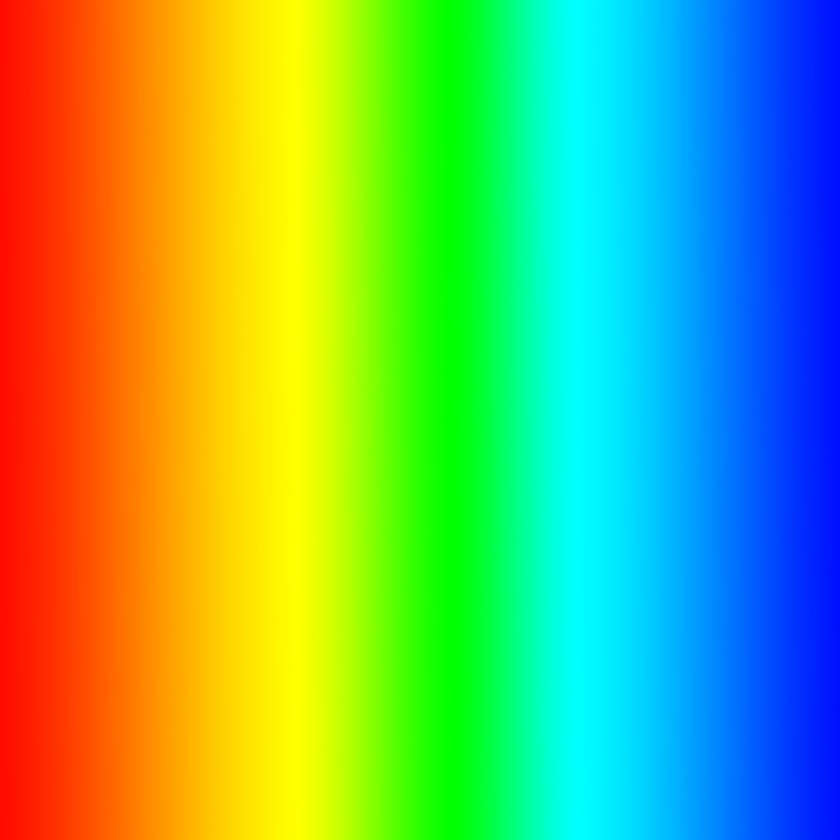
#> input picture assets/rainbow.jpg, 840 x 840 px, shrunk from 1333 x 1333 before the run
$ python thresholding.py
#> lines starting #> are read from the running program, lines starting #| are printed output that depends on the picture; after the words box and inside, x2 and y2 are one past the last pixel; in counts of white or black regions, pixels touching at a corner belong together
import cv2
import matplotlib.pyplot as plt

# read in image in gray scale
img = cv2.imread('../assets/rainbow.jpg', 0)
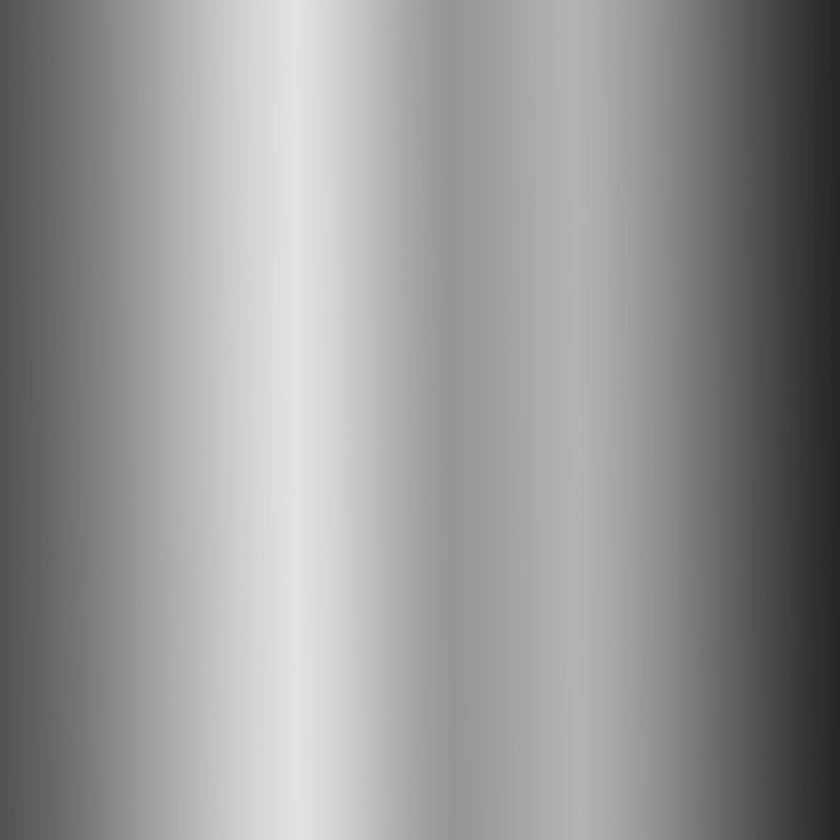
#> img: shape (840, 840); min 37, max 227, mean 149.3

# convert to binary with threshold at middle of color scale
# converts pixels > 127 to white and <=127 to black (use THRESH_BINARY_INV for opposite)
ret, thresh_img = cv2.threshold(img, 127, 255, cv2.THRESH_BINARY)
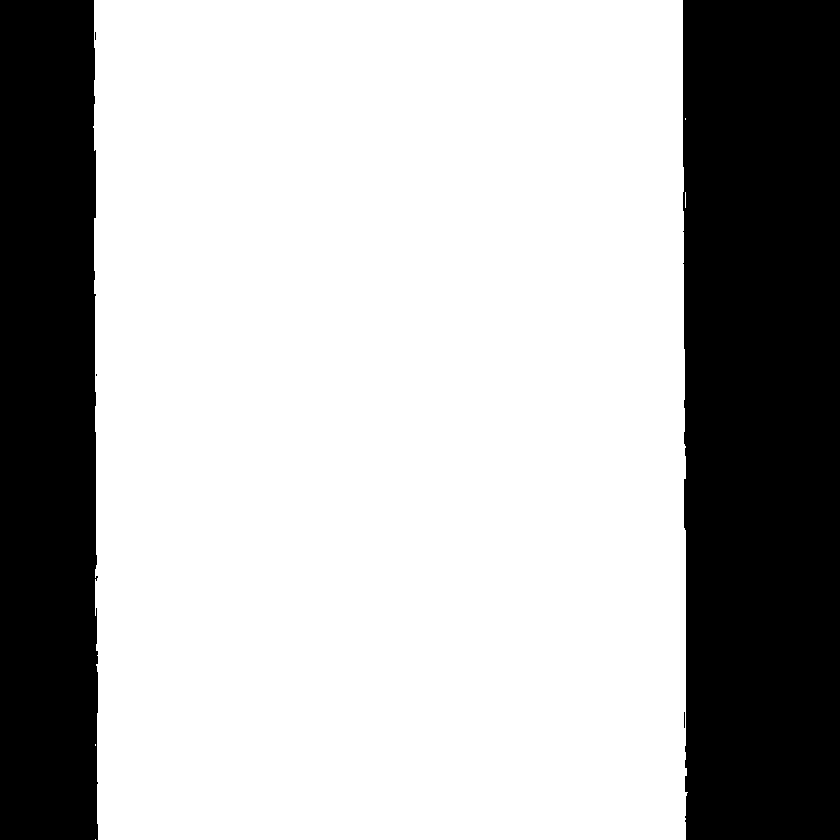
#> thresh_img: shape (840, 840); 70.1% white; 5 black regions (3 under 20 px), largest, box (x1, y1, x2, y2) and area: (683, 0, 840, 840) 130474, (0, 0, 98, 840) 80374

# convert all values > threshold to threshold and leave others
# ret, thresh_img2 = cv2.threshold(img, 127, 255, cv2.THRESH_TRUNC)

# convert all values < threshold to 0 and leave others
# ret, thresh_img3 = cv2.threshold(img, 127, 255, cv2.THRESH_TOZERO)

plt.imshow(thresh_img, cmap='gray')
plt.show()

$ run again, with assets/bricks.jpg copied over assets/rainbow.jpg
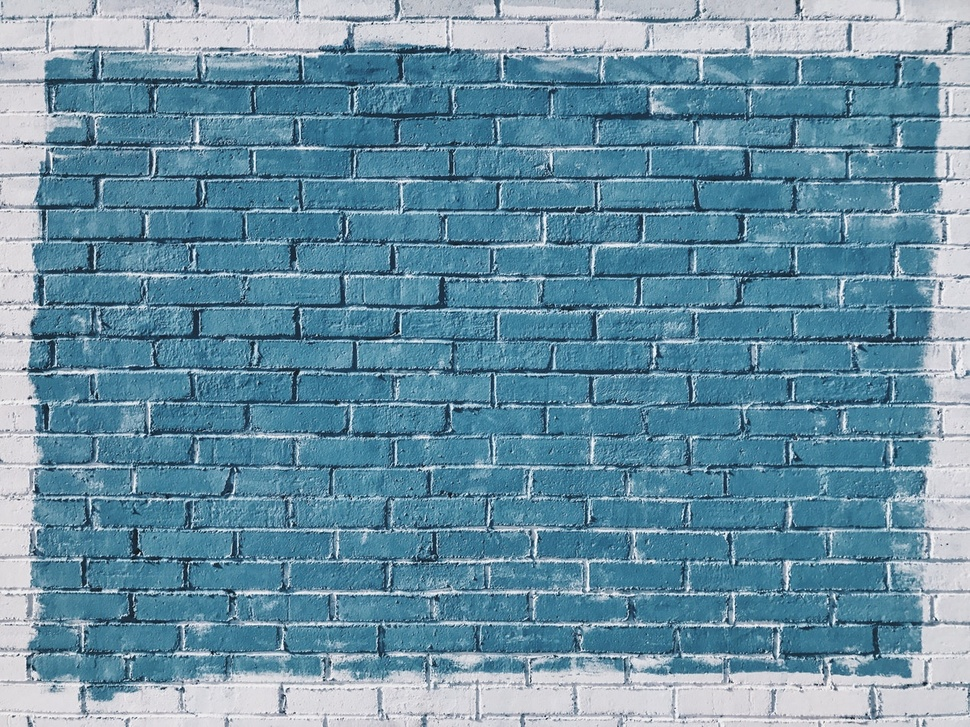
#> input picture assets/bricks.jpg, 970 x 727 px, shrunk from 1267 x 950 before the run
#> `img = cv2.imread('../assets/rainbow.jpg', 0)`:
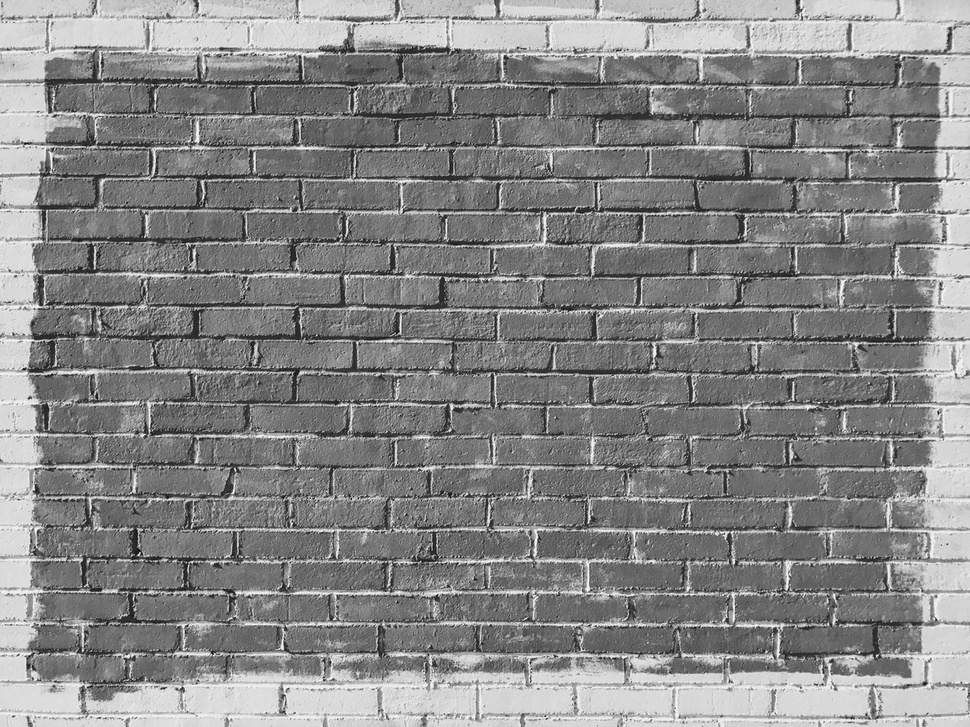
#> img: shape (727, 970); min 7, max 255, mean 134.5
#> `ret, thresh_img = cv2.threshold(img, 127, 255, cv2.THRESH_BINARY)`:
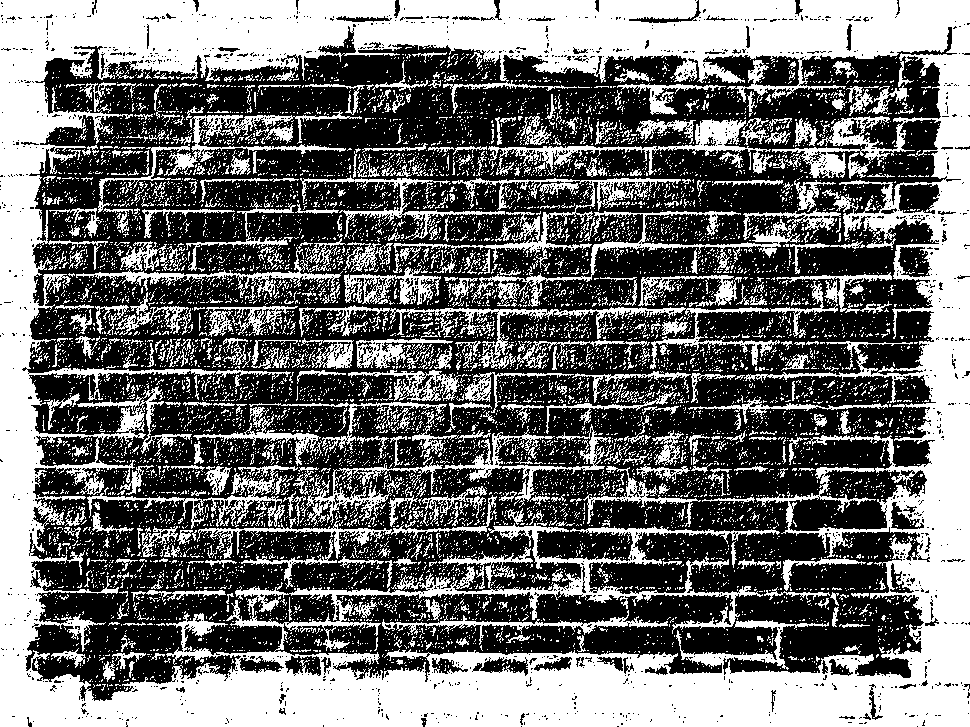
#> thresh_img: shape (727, 970); 42.9% white; 10161 white regions (9658 under 20 px), largest, box (x1, y1, x2, y2) and area: (0, 0, 970, 727) 191613, (299, 305, 780, 369) 4199, (471, 208, 841, 307) 3904
